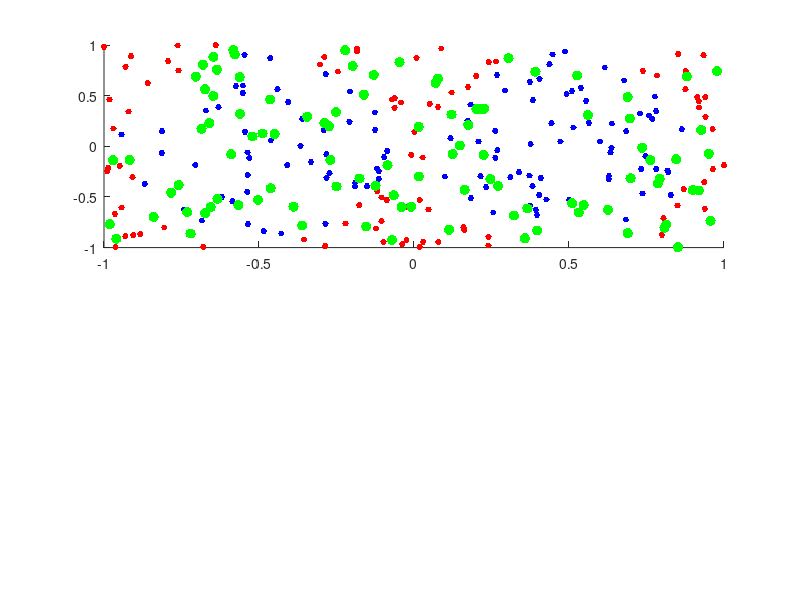

This chart was generated by the following MATLAB code: (Note: this script raises an error after producing the figure.)
clc 
close all 
clear all


I = 200; %liczba punktow danych
m = 100; %liczba centrow
eta = 0.5;
sigma = 0.3;

rx = 2*pi* rand(I,1);
ry = randi([-10000,10000],I,1)/10000;
X = [rx ry];
%ustalenie klas
Y = zeros(I,1);
for i = 1:I
    if (X(i,2) <= sin(X(i,1)) &&  (X(i,2) >= -sin(X(i,1)))) || (X(i,2) <= -sin(X(i,1)) &&  (X(i,2) >= sin(X(i,1))))
        Y(i,1) = 1;
    else
        Y(i,1) = -1;
    end
end
%transformacja do przedzialu od -1 do 1
X(:,1) = 2*((X(:,1))-min(X(:,1)))/(max(X(:,1))-min(X(:,1)))-1;



%generowanie centrow
C = [];
for i = 1: m
    C = [C; randi([-10000,10000])/10000 randi([-10000,10000])/10000];
end

%wykres danych
x1 = X(:,1);
x2 = X(:,2);
subplot(2,1,1)
scatter(x1(Y==1),x2(Y==1) , 200, 'b', '.')
hold on
scatter(x1(Y==-1),x2(Y==-1) , 200, 'r', '.')
hold on
scatter(C(:,1), C(:,2), 500, 'g', '.')


Z = zeros(I, m);

for i = 1 : I
    for j = 1 : m
        Z(i,j) = exp(-sum((X(i,:) -  C(j,:)).^2)/(2*sigma^2));
        
    end
end

D = [Z Y];
warStopu = 5000;
[w, k] = PerceptronLearningRule(D, eta, warStopu);
w;

subplot(2,1,2)
xx = linspace(-1,1, 100);
yy = linspace(-1,1, 100);
[XX, YY] = meshgrid(xx,yy);
Xgr = [XX(:) YY(:)];

Zgr = zeros(size(Xgr,1), m);
for i = 1 : size(Zgr,1)
    for j = 1 : m
        Zgr(i,j) = exp(-( (sum((Xgr(i,:) -  C(j,:)).^2)) )/(2*sigma^2));
    end
end
Zgr = [ones(size(Zgr,1), 1) Zgr];
size(Xgr);
size(Zgr);
size(w);
size(sum(Zgr.*w, 2));

suma = sum(Zgr.*w, 2);
suma(suma > 0) = 1;
suma(suma <= 0) = -1;
ZZ = reshape(suma, size(XX,1), size(XX,2)); 

surf(XX,YY,ZZ)

function [wFinal, k] = PerceptronLearningRule(D, ni, warStopu)
    X = [ones(size(D,1),1) D(:, 1:size(D,2)-1)];
    Y = D(:, size(D,2));
    W = zeros(1,size(X,2));
    k = 1;
   while 1
       S = sum(W(k,:).*X, 2);
       Iloczyn = Y.*S;
       zleIdx = find(Iloczyn <= 0);
       E = X(zleIdx,:);
       Ey = Y(zleIdx,:); %klasy zle sklasyfikowanych probek

       if (size(E,1) == 0) || (k == warStopu)
           wFinal = W(k,:);
           break
       end
       
       idxRand = randi([1, size(E,1)]);
       W(k+1,:) = W(k,:) + ni*Ey(idxRand,1)*E(idxRand,:);
       k=k+1;   
   end
   k
end
